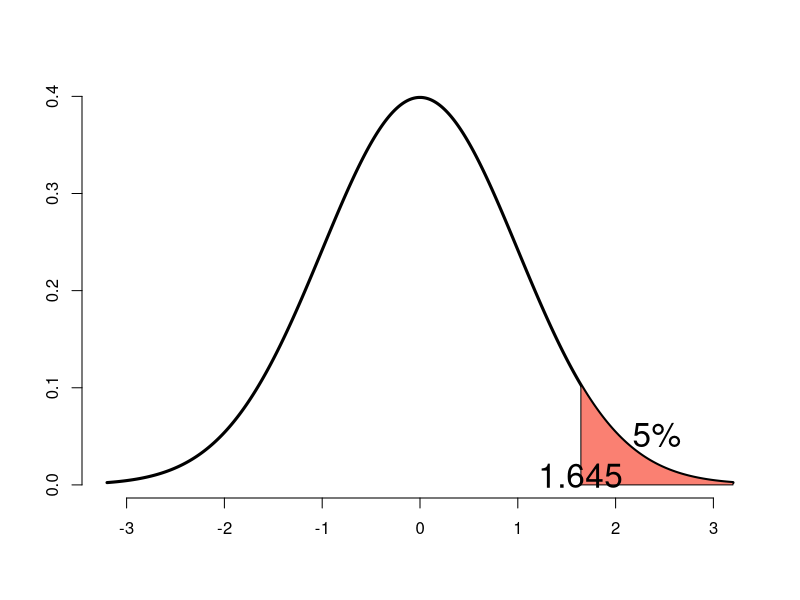
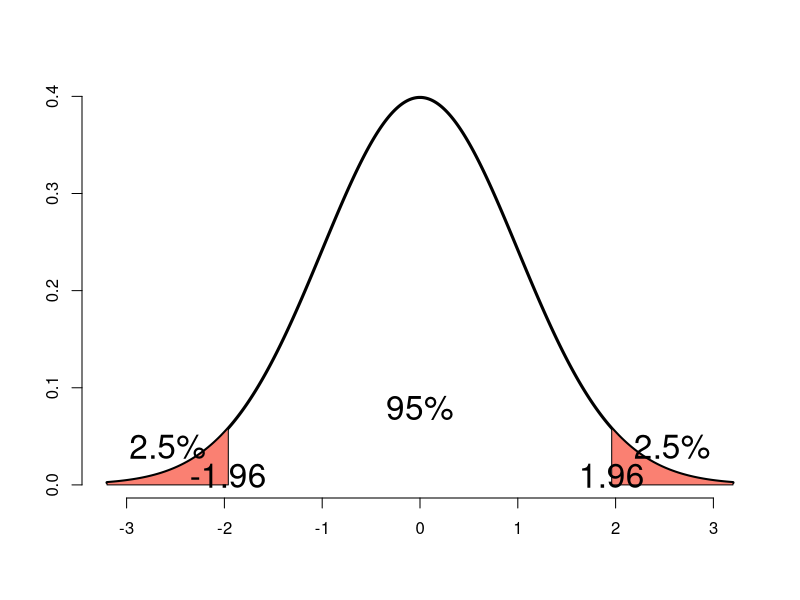
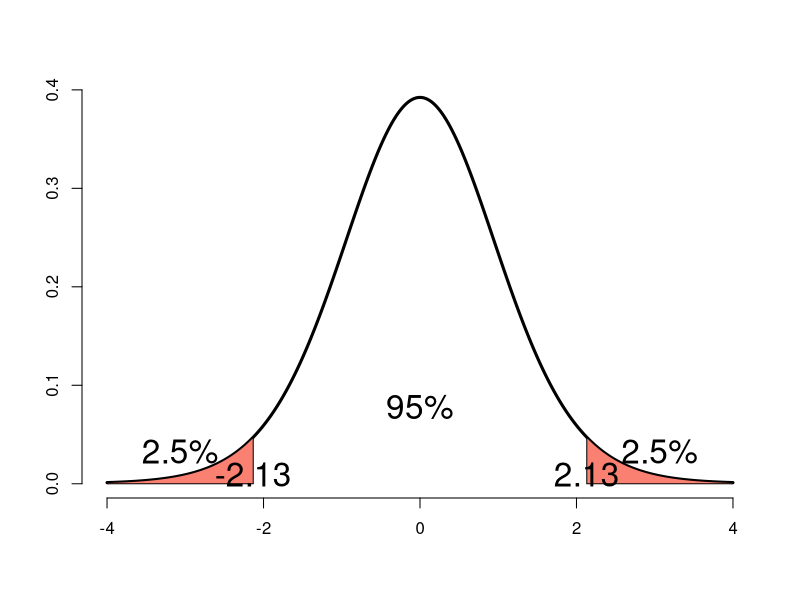
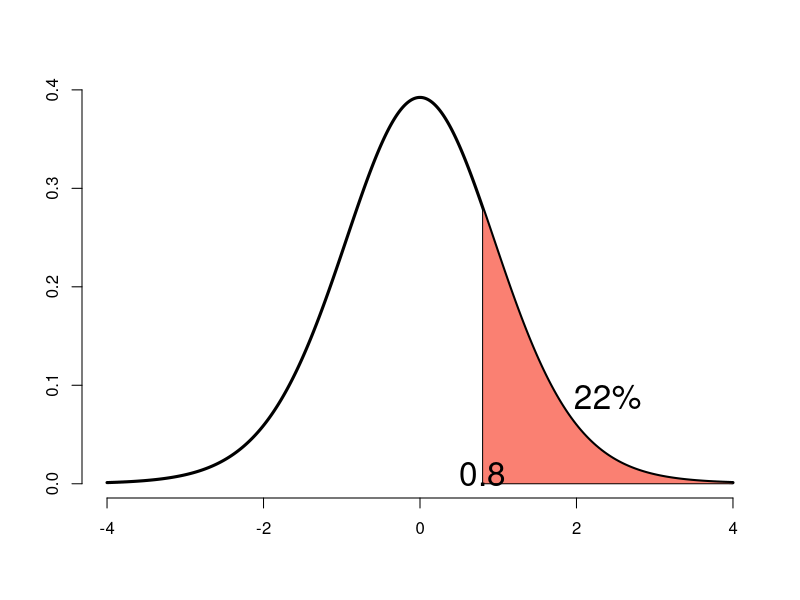

R code for these plots, in order:
## R Code for the standard normal

qnorm(.95)


xval <- seq(-3.2, 3.2, length = 1000)
yval<- dnorm(xval)

plot(xval, yval, type = "l", axes = TRUE, frame = FALSE, lwd = 3, xlab = "", ylab = "")
x <- seq(qnorm(.95), 3.2, length = 100)
polygon(c(x, rev(x)),c(dnorm(x), rep(0, length(x))), col = "salmon")
text(mean(x), mean(dnorm(x))+.02, "5%", cex = 2)
text(qnorm(.95), .01, "1.645", cex = 2)


plot(xval, yval, type = "l", axes = TRUE, frame = FALSE, lwd = 3, xlab = "", ylab = "")
x <- seq(qnorm(.975), 3.2, length = 100)
polygon(c(x, rev(x)),c(dnorm(x), rep(0, length(x))), col = "salmon")
text(mean(x), mean(dnorm(x))+.02, "2.5%", cex = 2)
text(qnorm(.975), .01, "1.96", cex = 2)
x <- seq(-3.2, qnorm(.025),length = 100)
polygon(c(x, rev(x)),c(dnorm(x), rep(0, length(x))), col = "salmon")
text(mean(x), mean(dnorm(x))+.02, "2.5%", cex = 2)
text(qnorm(.025), .01, "-1.96", cex = 2)
text(0, dnorm(0) / 5, "95%", cex = 2)

xval <- seq(-4, 4, length = 1000)
yval<- dt(xval, 15)
plot(xval, yval, type = "l", axes = TRUE, frame = FALSE, lwd = 3, xlab = "", ylab = "")
x <- seq(qt(.975, 15), 4, length = 100)
polygon(c(x, rev(x)),c(dt(x, 15), rep(0, length(x))), col = "salmon")
text(mean(x), mean(dt(x, 15))+.02, "2.5%", cex = 2)
text(qt(.975, 15), .01, "2.13", cex = 2)
x <- seq(-4, qt(.025, 15),length = 100)
polygon(c(x, rev(x)),c(dt(x, 15), rep(0, length(x))), col = "salmon")
text(mean(x), mean(dt(x, 15))+.02, "2.5%", cex = 2)
text(qt(.025, 15), .01, "-2.13", cex = 2)
text(0, dt(0, 15) / 5, "95%", cex = 2)

pt(.8, 15, lower.tail=FALSE)
xval <- seq(-4, 4, length = 1000)
yval<- dt(xval, 15)
plot(xval, yval, type = "l", axes = TRUE, frame = FALSE, lwd = 3, xlab = "", ylab = "")
x <- seq(.8, 4, length = 100)
polygon(c(x, rev(x)),c(dt(x, 15), rep(0, length(x))), col = "salmon")
text(mean(x), mean(dt(x, 15))+.02, "22%", cex = 2)
text(0.8, .01, "0.8", cex = 2)



